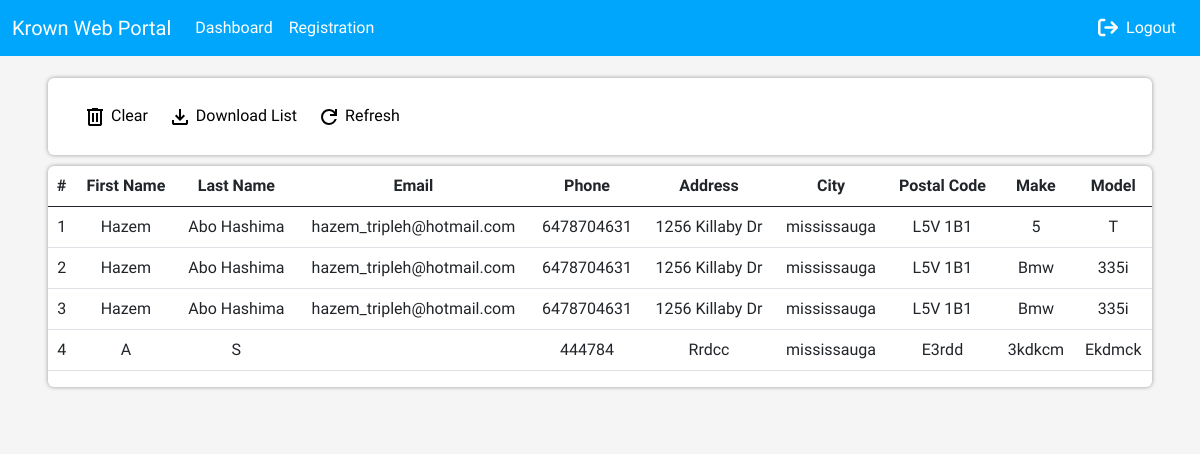
The app's page / (signed in), older data.
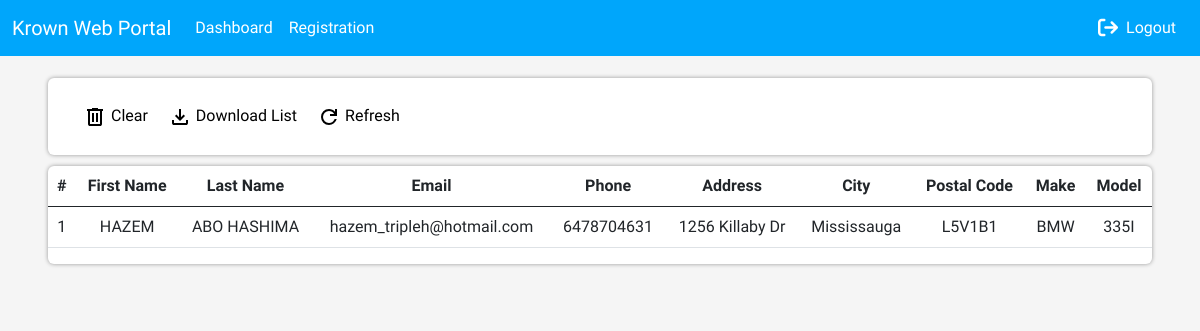
The same page, newer data.
### application/models.py (models this page shows)
class Customer(models.Model):
    first_name = models.CharField(max_length=100)
    last_name = models.CharField(max_length=100)
    email = models.CharField(max_length=100)
    phone = models.CharField(max_length=14)
    address = models.CharField(max_length=100)
    city = models.CharField(max_length=100, default='mississauga')
    postal_code = models.CharField(max_length=100)
    make = models.CharField(max_length=100)
    model = models.CharField(max_length=100)

### application/views.py (the view, shortened to what this page needs)
# urls.py: path('', views.dashboard),
@login_required(login_url='/accounts/login', redirect_field_name=None)
def dashboard(request):
    if request.method == 'GET':
        if (request.user.groups.filter(name="Staff").exists()):
            customer_list = Customer.objects.all()
            context_dict = {'customers': customer_list}
            return render(request, 'dashboard.html', context_dict)
        else:
            return redirect('/registration/')

### templates/dashboard.html (shortened to what this page needs)
{% extends 'base.html' %}
{% load static %}
{% block content %}
<div class="container-fluid header-container px-5">
    <div class="button-panel">
        <form action="clear/">
            <button class="icon-button" type="submit">
                <img src="{% static 'img/delete-fill.svg' %}">
                Clear
            </button>
        </form>
        <button class="icon-button">
            <img src="{% static 'img/download-fill.svg' %}">
            Download List
        </button>
        <form action="refresh/">
            <button class="icon-button">
                <img src="{% static 'img/refresh-fill.svg' %}">
                Refresh
            </button>
        </form>
    </div>
    <div class="table-responsive floating-panel">
        <table class="table table align-middle">
            <thead>
                <tr>
                    <th class="text-center" scope="col">#</th>
                    <th class="text-center" scope="col">First Name</th>
                    <th class="text-center" scope="col">Last Name</th>
                    <th class="text-center" scope="col">Email</th>
                    <th class="text-center" scope="col">Phone</th>
                    <th class="text-center" scope="col">Address</th>
                    <th class="text-center" scope="col">City</th>
                    <th class="text-center" scope="col">Postal Code</th>
                    <th class="text-center" scope="col">Make</th>
                    <th class="text-center" scope="col">Model</th>
                </tr>
            </thead>
            <tbody id="dashboard-table">
                {% if customers %}
                {% for customer in customers %}
                <tr>
                    <td class="text-center" scope="row">{{ forloop.counter }}</th>
                    <td class="text-center" contenteditable="false" onclick="copy_to_clipboard(this)">{{ customer.first_name }}</td>
                    <td class="text-center" contenteditable="false" onclick="copy_to_clipboard(this)">{{ customer.last_name }}</td>
                    <td class="text-center" contenteditable="false" onclick="copy_to_clipboard(this)">{{ customer.email }}</td>
                    <td class="text-center" contenteditable="false" onclick="copy_to_clipboard(this)">{{ customer.phone }}</td>
                    <td class="text-center" contenteditable="false" onclick="copy_to_clipboard(this)">{{ customer.address }}</td>
                    <td class="text-center" contenteditable="false" onclick="copy_to_clipboard(this)">{{ customer.city }}</td>
                    <td class="text-center" contenteditable="false" onclick="copy_to_clipboard(this)">{{ customer.postal_code }}</td>
                    <td class="text-center" contenteditable="false" onclick="copy_to_clipboard(this)">{{ customer.make }}</td>
                    <td class="text-center" contenteditable="false" onclick="copy_to_clipboard(this)">{{ customer.model }}</td>
                </tr>
                {% endfor %}
                {% endif %}
            </tbody>
        </table>
    </div>
</div>
<input type="text" id="hidden-text" style="z-index: -1 !important; position: relative;">
{% endblock %}

Row changes from the older to the newer data that the page shows:
removed Customer: first_name "Hazem", last_name "Abo Hashima", email "hazem_tripleh@hotmail.com", phone "6478704631", address "1256 Killaby Dr", city "mississauga", postal_code "L5V 1B1", make "5", model "T"
removed Customer: first_name "Hazem", last_name "Abo Hashima", email "hazem_tripleh@hotmail.com", phone "6478704631", address "1256 Killaby Dr", city "mississauga", postal_code "L5V 1B1", make "Bmw", model "335i"
removed Customer: first_name "Hazem", last_name "Abo Hashima", email "hazem_tripleh@hotmail.com", phone "6478704631", address "1256 Killaby Dr", city "mississauga", postal_code "L5V 1B1", make "Bmw", model "335i"
removed Customer: first_name "A", last_name "S", phone "444784", address "Rrdcc", city "mississauga", postal_code "E3rdd", make "3kdkcm", model "Ekdmck"
added Customer: first_name "HAZEM", last_name "ABO HASHIMA", email "hazem_tripleh@hotmail.com", phone "6478704631", address "1256 Killaby Dr", city "Mississauga", postal_code "L5V1B1", make "BMW", model "335I"
